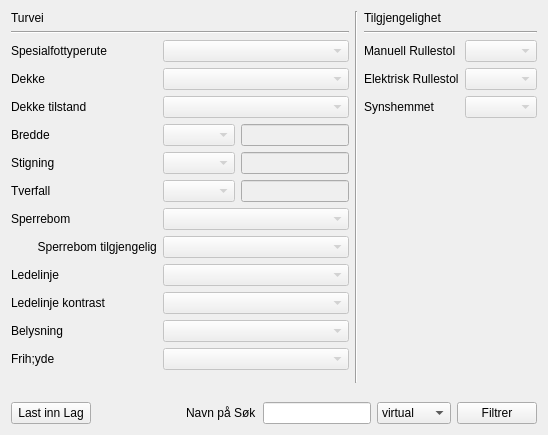
               <widget class="QWidget" name="tab_9">
                <attribute name="title">
                 <string>Turvei</string>
                </attribute>
                <layout class="QVBoxLayout" name="verticalLayout_37">
                 <item>
                  <layout class="QVBoxLayout" name="verticalLayout_36">
                   <item>
                    <layout class="QHBoxLayout" name="horizontalLayout_65">
                     <item>
                      <layout class="QVBoxLayout" name="verticalLayout_35">
                       <item>
                        <widget class="QLabel" name="label_82">
                         <property name="text">
                          <string>Turvei</string>
                         </property>
                        </widget>
                       </item>
                       <item>
                        <widget class="Line" name="line_17">
                         <property name="orientation">
                          <enum>Qt::Horizontal</enum>
                         </property>
                        </widget>
                       </item>
                       <item>
                        <layout class="QFormLayout" name="formLayout_14">
                         <item row="0" column="0">
                          <widget class="QLabel" name="label_31">
                           <property name="text">
                            <string>Spesialfottyperute</string>
                           </property>
                          </widget>
                         </item>
                         <item row="0" column="1">
                          <widget class="QComboBox" name="comboBox_3">
                           <property name="enabled">
                            <bool>false</bool>
                           </property>
                          </widget>
                         </item>
                         <item row="1" column="0">
                          <widget class="QLabel" name="label_64">
                           <property name="text">
                            <string>Dekke</string>
                           </property>
                          </widget>
                         </item>
                         <item row="1" column="1">
                          <widget class="QComboBox" name="comboBox_10">
                           <property name="enabled">
                            <bool>false</bool>
                           </property>
                          </widget>
                         </item>
                         <item row="2" column="0">
                          <widget class="QLabel" name="label_74">
                           <property name="text">
                            <string>Dekke tilstand</string>
                           </property>
                          </widget>
                         </item>
                         <item row="2" column="1">
                          <widget class="QComboBox" name="comboBox_19">
                           <property name="enabled">
                            <bool>false</bool>
                           </property>
                          </widget>
                         </item>
                         <item row="3" column="0">
                          <widget class="QLabel" name="label_73">
                           <property name="text">
                            <string>Bredde</string>
                           </property>
                          </widget>
                         </item>
                         <item row="3" column="1">
                          <layout class="QHBoxLayout" name="horizontalLayout_59">
                           <item>
                            <widget class="QComboBox" name="comboBox_18">
                             <property name="enabled">
                              <bool>false</bool>
                             </property>
                            </widget>
                           </item>
                           <item>
                            <widget class="QLineEdit" name="lineEdit_4">
                             <property name="enabled">
                              <bool>false</bool>
                             </property>
                            </widget>
                           </item>
                          </layout>
                         </item>
                         <item row="4" column="0">
                          <widget class="QLabel" name="label_76">
                           <property name="text">
                            <string>Stigning</string>
                           </property>
                          </widget>
                         </item>
                         <item row="4" column="1">
                          <layout class="QHBoxLayout" name="horizontalLayout_62">
                           <item>
                            <widget class="QComboBox" name="comboBox_20">
                             <property name="enabled">
                              <bool>false</bool>
                             </property>
                            </widget>
                           </item>
                           <item>
                            <widget class="QLineEdit" name="lineEdit_5">
                             <property name="enabled">
                              <bool>false</bool>
                             </property>
                            </widget>
                           </item>
                          </layout>
                         </item>
                         <item row="5" column="0">
                          <widget class="QLabel" name="label_79">
                           <property name="text">
                            <string>Tverfall</string>
                           </property>
                          </widget>
                         </item>
                         <item row="5" column="1">
                          <layout class="QHBoxLayout" name="horizontalLayout_63">
                           <item>
                            <widget class="QComboBox" name="comboBox_21">
                             <property name="enabled">
                              <bool>false</bool>
                             </property>
                            </widget>
                           </item>
                           <item>
                            <widget class="QLineEdit" name="lineEdit_6">
                             <property name="enabled">
                              <bool>false</bool>
                             </property>
                            </widget>
                           </item>
                          </layout>
                         </item>
                         <item row="6" column="0">
                          <widget class="QLabel" name="label_72">
                           <property name="text">
                            <string>Sperrebom</string>
                           </property>
                          </widget>
                         </item>
                         <item row="6" column="1">
                          <widget class="QComboBox" name="comboBox_17">
                           <property name="enabled">
                            <bool>false</bool>
                           </property>
                           <item>
                            <property name="text">
                             <string/>
                            </property>
                           </item>
                           <item>
                            <property name="text">
                             <string>Ja</string>
                            </property>
                           </item>
                           <item>
                            <property name="text">
                             <string>Nei</string>
                            </property>
                           </item>
                          </widget>
                         </item>
                         <item row="7" column="0">
                          <widget class="QLabel" name="label_71">
                           <property name="text">
                            <string>        Sperrebom tilgjengelig</string>
                           </property>
                          </widget>
                         </item>
                         <item row="7" column="1">
                          <widget class="QComboBox" name="comboBox_16">
                           <property name="enabled">
                            <bool>false</bool>
                           </property>
                           <item>
                            <property name="text">
                             <string/>
                            </property>
                           </item>
                           <item>
                            <property name="text">
                             <string>Ja</string>
                            </property>
                           </item>
                           <item>
                            <property name="text">
                             <string>Nei</string>
                            </property>
                           </item>
                          </widget>
                         </item>
                         <item row="8" column="0">
                          <widget class="QLabel" name="label_68">
                           <property name="text">
                            <string>Ledelinje</string>
                           </property>
                          </widget>
                         </item>
                         <item row="8" column="1">
                          <widget class="QComboBox" name="comboBox_15">
                           <property name="enabled">
                            <bool>false</bool>
                           </property>
                          </widget>
                         </item>
                         <item row="9" column="0">
                          <widget class="QLabel" name="label_66">
                           <property name="text">
                            <string>Ledelinje kontrast</string>
                           </property>
                          </widget>
                         </item>
                         <item row="9" column="1">
                          <widget class="QComboBox" name="comboBox_11">
                           <property name="enabled">
                            <bool>false</bool>
                           </property>
                          </widget>
                         </item>
                         <item row="10" column="0">
                          <widget class="QLabel" name="label_81">
                           <property name="text">
                            <string>Belysning</string>
                           </property>
                          </widget>
                         </item>
                         <item row="10" column="1">
                          <widget class="QComboBox" name="comboBox_23">
                           <property name="enabled">
                            <bool>false</bool>
                           </property>
                          </widget>
                         </item>
                         <item row="11" column="0">
                          <widget class="QLabel" name="label_80">
                           <property name="text">
                            <string>Frih;yde</string>
                           </property>
                          </widget>
                         </item>
                         <item row="11" column="1">
                          <widget class="QComboBox" name="comboBox_22">
                           <property name="enabled">
                            <bool>false</bool>
                           </property>
                          </widget>
                         </item>
                        </layout>
                       </item>
                       <item>
                        <spacer name="verticalSpacer_21">
                         <property name="orientation">
                          <enum>Qt::Vertical</enum>
                         </property>
                         <property name="sizeHint" stdset="0">
                          <size>
                           <width>17</width>
                           <height>13</height>
                          </size>
                         </property>
                        </spacer>
                       </item>
                      </layout>
                     </item>
                     <item>
                      <widget class="Line" name="line_18">
                       <property name="orientation">
                        <enum>Qt::Vertical</enum>
                       </property>
                      </widget>
                     </item>
                     <item>
                      <layout class="QVBoxLayout" name="verticalLayout_34">
                       <item>
                        <widget class="QLabel" name="label_83">
                         <property name="text">
                          <string>Tilgjengelighet</string>
                         </property>
                        </widget>
                       </item>
                       <item>
                        <widget class="Line" name="line_19">
                         <property name="orientation">
                          <enum>Qt::Horizontal</enum>
                         </property>
                        </widget>
                       </item>
                       <item>
                        <layout class="QFormLayout" name="formLayout_13">
                         <item row="0" column="0">
                          <widget class="QLabel" name="label_84">
                           <property name="text">
                            <string>Manuell Rullestol</string>
                           </property>
                          </widget>
                         </item>
                         <item row="0" column="1">
                          <widget class="QComboBox" name="comboBox_manuell_rullestol_4">
                           <property name="enabled">
                            <bool>false</bool>
                           </property>
                          </widget>
                         </item>
                         <item row="1" column="0">
                          <widget class="QLabel" name="label_85">
                           <property name="text">
                            <string>Elektrisk Rullestol</string>
                           </property>
                          </widget>
                         </item>
                         <item row="1" column="1">
                          <widget class="QComboBox" name="comboBox_el_rullestol_3">
                           <property name="enabled">
                            <bool>false</bool>
                           </property>
                          </widget>
                         </item>
                         <item row="2" column="0">
                          <widget class="QLabel" name="label_86">
                           <property name="text">
                            <string>Synshemmet</string>
                           </property>
                          </widget>
                         </item>
                         <item row="2" column="1">
                          <widget class="QComboBox" name="comboBox_syn_4">
                           <property name="enabled">
                            <bool>false</bool>
                           </property>
                          </widget>
                         </item>
                        </layout>
                       </item>
                       <item>
                        <spacer name="verticalSpacer_19">
                         <property name="orientation">
                          <enum>Qt::Vertical</enum>
                         </property>
                         <property name="sizeHint" stdset="0">
                          <size>
                           <width>20</width>
                           <height>40</height>
                          </size>
                         </property>
                        </spacer>
                       </item>
                      </layout>
                     </item>
                    </layout>
                   </item>
                   <item>
                    <spacer name="verticalSpacer_20">
                     <property name="orientation">
                      <enum>Qt::Vertical</enum>
                     </property>
                     <property name="sizeHint" stdset="0">
                      <size>
                       <width>17</width>
                       <height>13</height>
                      </size>
                     </property>
                    </spacer>
                   </item>
                   <item>
                    <layout class="QHBoxLayout" name="horizontalLayout_60">
                     <item>
                      <widget class="QPushButton" name="pushButton_LastInngang_6">
                       <property name="text">
                        <string>Last inn Lag</string>
                       </property>
                      </widget>
                     </item>
                     <item>
                      <spacer name="horizontalSpacer_11">
                       <property name="orientation">
                        <enum>Qt::Horizontal</enum>
                       </property>
                       <property name="sizeHint" stdset="0">
                        <size>
                         <width>40</width>
                         <height>20</height>
                        </size>
                       </property>
                      </spacer>
                     </item>
                     <item>
                      <layout class="QHBoxLayout" name="horizontalLayout_61">
                       <item>
                        <widget class="QLabel" name="label_87">
                         <property name="text">
                          <string>Navn på Søk</string>
                         </property>
                        </widget>
                       </item>
                       <item>
                        <widget class="QLineEdit" name="lineEdit_navn_paa_sok_inngang_5"/>
                       </item>
                       <item>
                        <widget class="QComboBox" name="comboBox_sok_metode_5">
                         <item>
                          <property name="text">
                           <string>virtual</string>
                          </property>
                         </item>
                         <item>
                          <property name="text">
                           <string>memory</string>
                          </property>
                         </item>
                        </widget>
                       </item>
                       <item>
                        <widget class="QPushButton" name="pushButton_filtrerInngang_5">
                         <property name="text">
                          <string>Filtrer</string>
                         </property>
                        </widget>
                       </item>
                      </layout>
                     </item>
                    </layout>
                   </item>
                  </layout>
                 </item>
                </layout>
               </widget>
